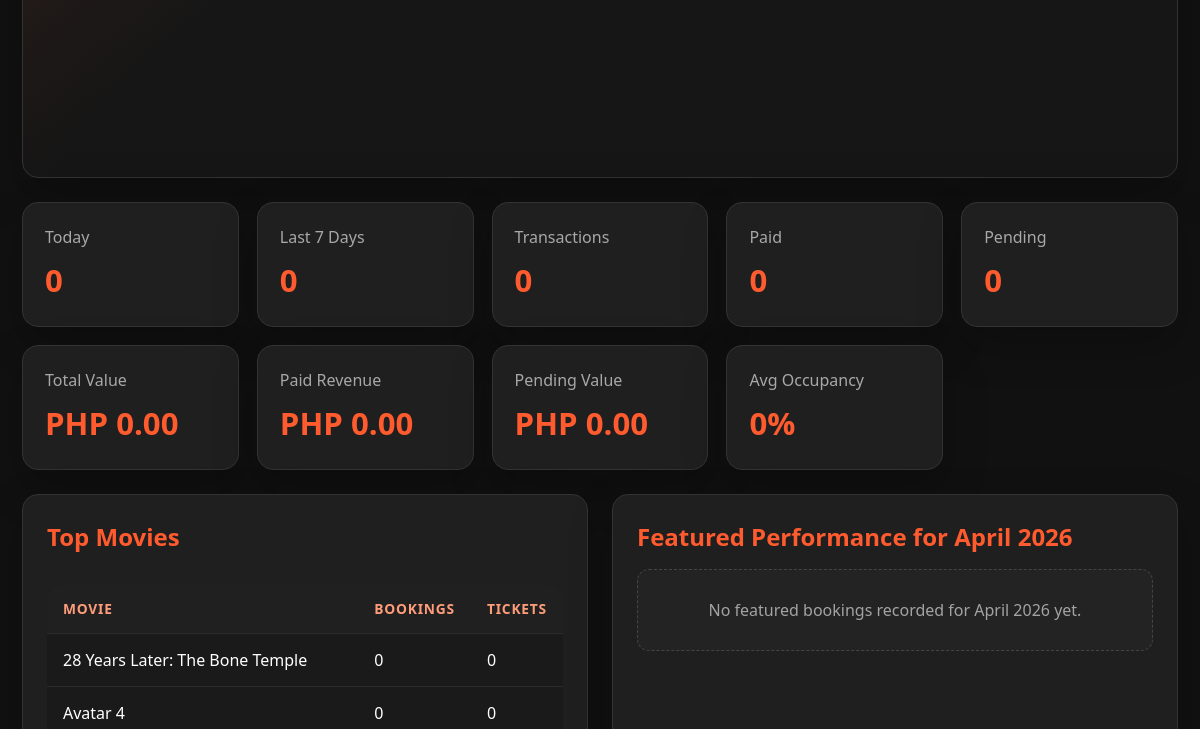
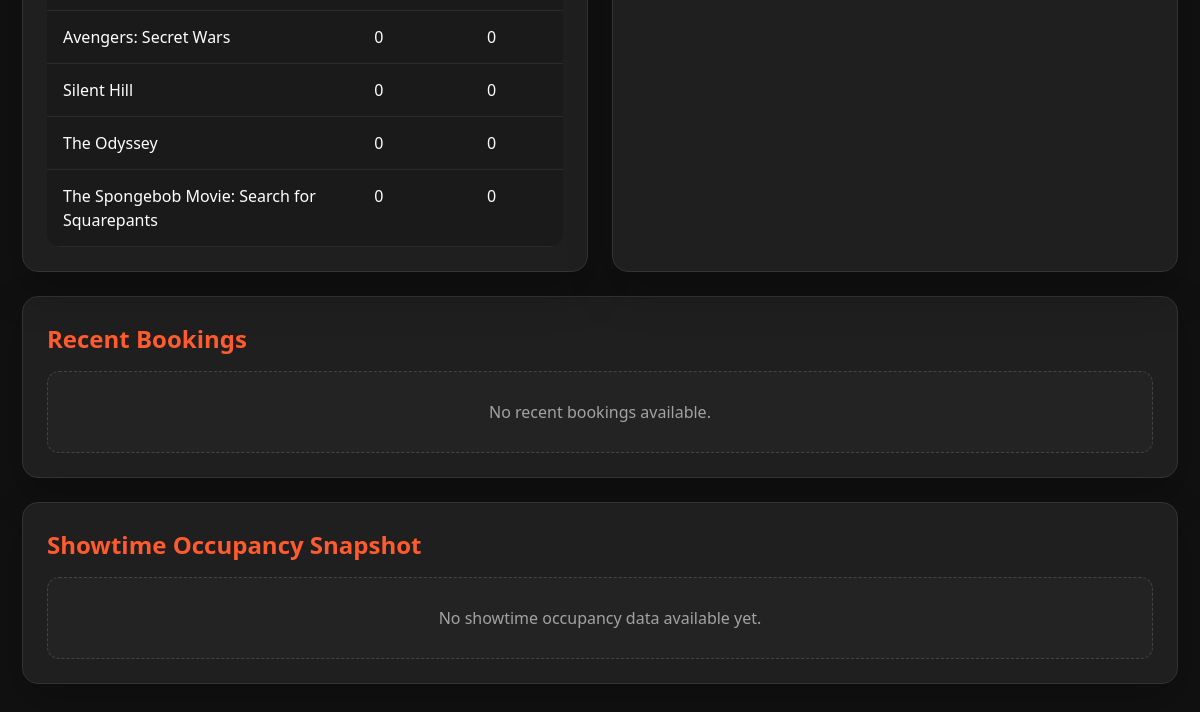
The page /admin/reports (signed in, lower part) on the database as committed earlier (2 pictures, top to bottom).
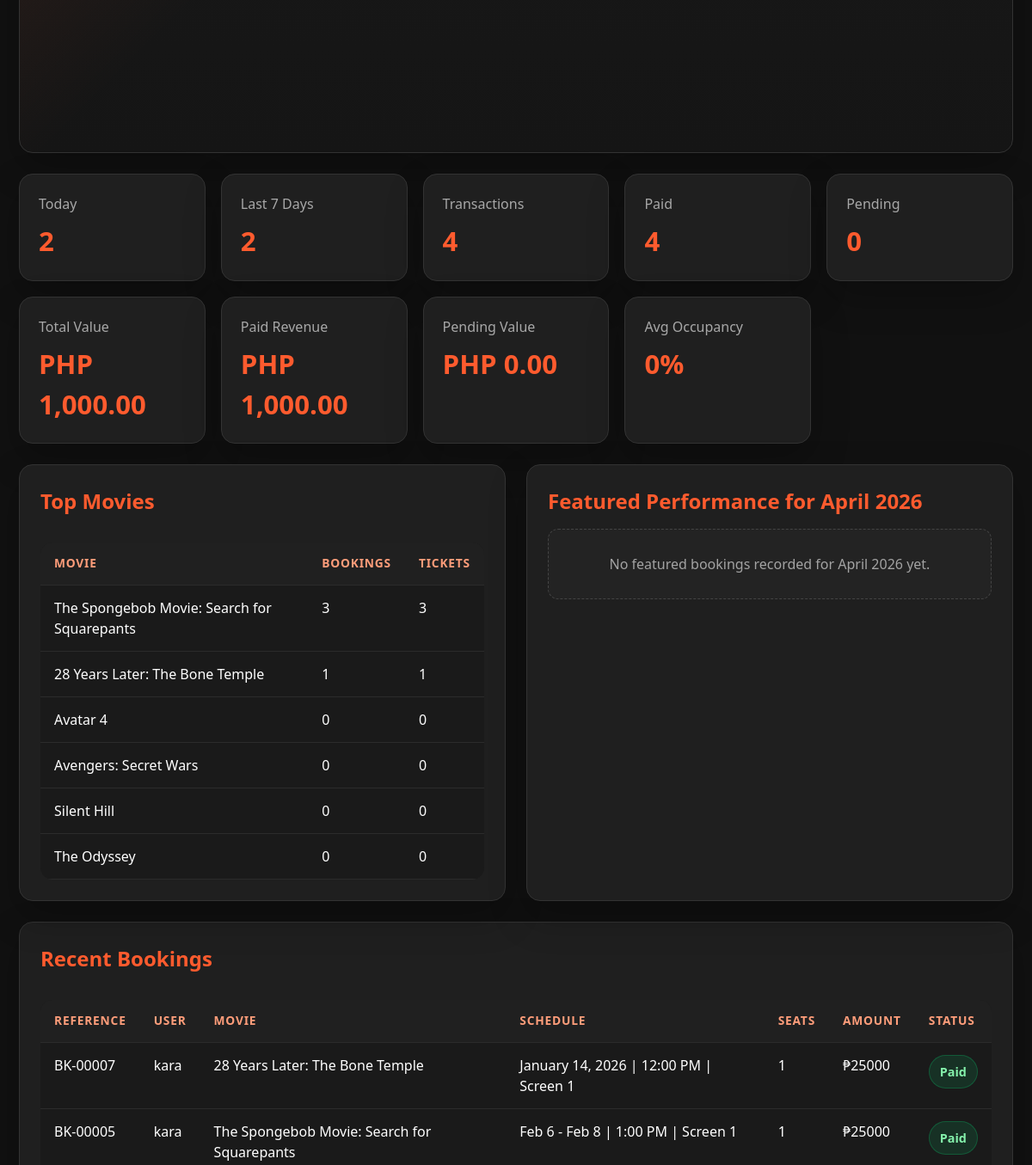
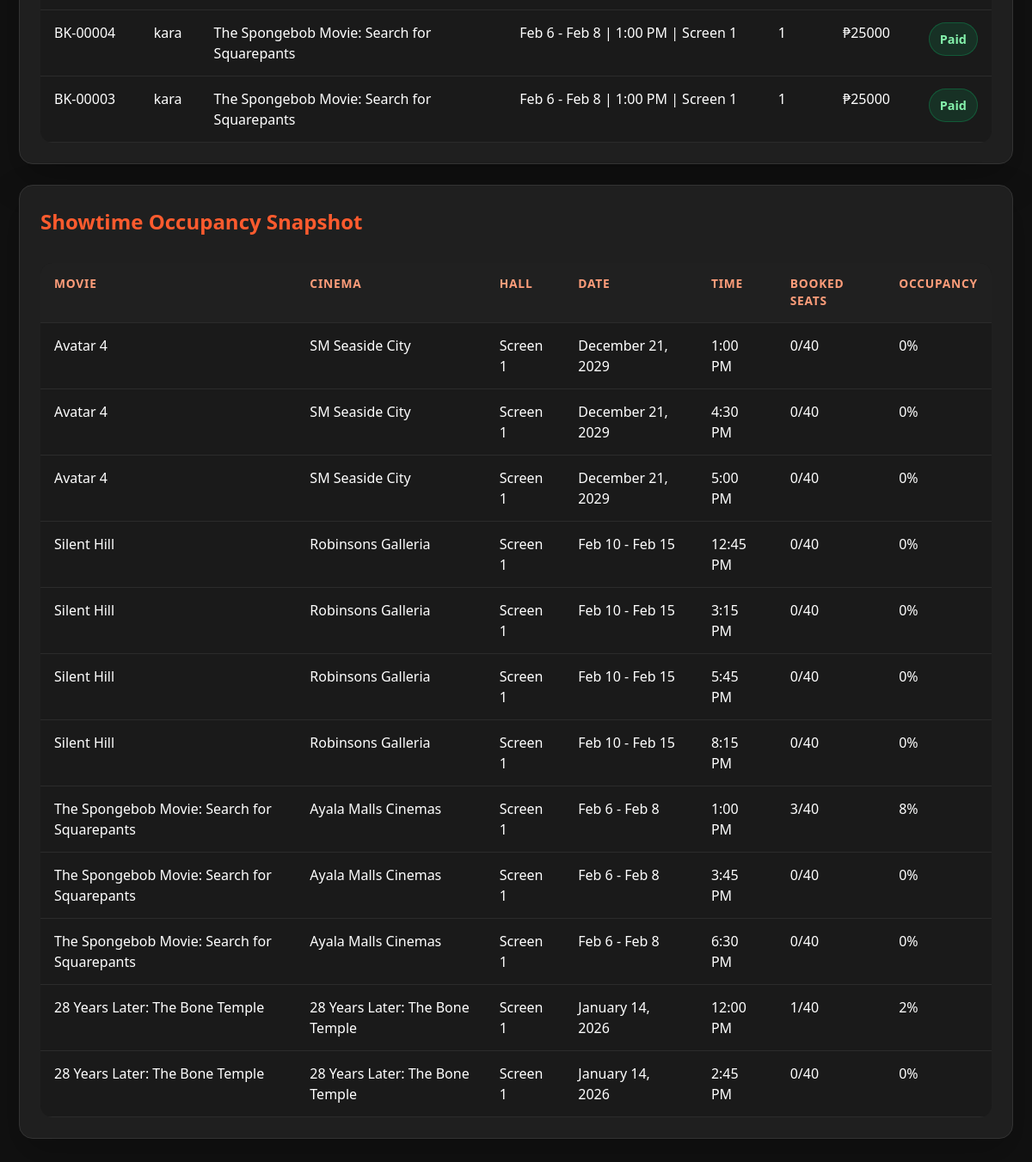
The same page on the database as committed later (2 pictures, top to bottom).
### tables this page shows
CREATE TABLE movies (
            id INTEGER PRIMARY KEY AUTOINCREMENT,
            title TEXT NOT NULL,
            image TEXT NOT NULL,
            status TEXT NOT NULL,
            genre TEXT NOT NULL, 
            trailer_link TEXT NOT NULL,
            description TEXT,
            cinema_name TEXT,
            showtimes TEXT,
            show_date TEXT
        , actors TEXT, directors TEXT, is_featured INTEGER DEFAULT 0, featured_month TEXT, created_at TEXT, updated_at TEXT, hall_name TEXT DEFAULT 'Screen 1', runtime_minutes INTEGER DEFAULT 120);

CREATE TABLE bookings (
            id INTEGER PRIMARY KEY AUTOINCREMENT,
            booking_reference TEXT,
            user_id INTEGER NOT NULL,
            movie_id INTEGER NOT NULL,
            showtime_id INTEGER NOT NULL,
            ticket_quantity INTEGER NOT NULL,
            seats TEXT NOT NULL,
            payment_status TEXT NOT NULL DEFAULT 'Pending',
            created_at TEXT NOT NULL,
            updated_at TEXT NOT NULL, payment_provider TEXT, payment_amount INTEGER, checkout_session_id TEXT, checkout_url TEXT, checkout_status TEXT, payment_reference TEXT, payment_paid_at TEXT, qr_code TEXT, is_ticket_used INTEGER DEFAULT 0, ticket_used_at TEXT, ticket_used_by_ip TEXT,
            FOREIGN KEY (user_id) REFERENCES users (id) ON DELETE CASCADE,
            FOREIGN KEY (movie_id) REFERENCES movies (id) ON DELETE CASCADE,
            FOREIGN KEY (showtime_id) REFERENCES showtimes (id) ON DELETE CASCADE
        );

CREATE TABLE users (
            id INTEGER PRIMARY KEY AUTOINCREMENT, 
            name TEXT, 
            email TEXT UNIQUE, 
            password TEXT, 
            role TEXT DEFAULT "user"
        );

CREATE TABLE showtimes (
            id INTEGER PRIMARY KEY AUTOINCREMENT,
            movie_id INTEGER NOT NULL,
            schedule_date TEXT NOT NULL,
            schedule_time TEXT NOT NULL,
            created_at TEXT NOT NULL, hall_name TEXT DEFAULT 'Screen 1',
            FOREIGN KEY (movie_id) REFERENCES movies (id) ON DELETE CASCADE
        );

### app.py (the view)
@app.route("/admin/reports")
def admin_reports():
    if session.get("role") != "admin":
        return redirect(url_for("signin_page"))
    conn = get_db_connection()
    report_data = get_report_data(conn)
    conn.close()
    return render_template(
        "admin_reports.html",
        name=session.get("user_name"),
        report_data=report_data,
    )

### app.py (called while the page is built)
def get_db_connection():
    conn = sqlite3.connect("users.db")
    conn.row_factory = sqlite3.Row
    conn.execute("PRAGMA foreign_keys = ON")
    return conn

def current_date_value():
    return datetime.now().strftime("%Y-%m-%d")

def current_month_value():
    return datetime.now().strftime("%Y-%m")

def format_month_label(month_value):
    if not month_value:
        return "This Month"
    try:
        return datetime.strptime(month_value, "%Y-%m").strftime("%B %Y")
    except ValueError:
        return month_value

def format_display_date(date_value):
    if not date_value:
        return "To Be Announced"
    try:
        return datetime.strptime(date_value, "%Y-%m-%d").strftime("%b %d, %Y")
    except ValueError:
        return date_value

def parse_time_value(time_value):
    cleaned_value = " ".join((time_value or "").strip().upper().replace(".", "").split())
    if not cleaned_value:
        raise ValueError("Time value is empty.")
    for time_format in ("%H:%M", "%I:%M %p", "%I %p", "%I:%M%p"):
        try:
            return datetime.strptime(cleaned_value, time_format)
        except ValueError:
            continue
    raise ValueError(f"Invalid time value: {time_value}")

### templates/admin_reports.html (shortened to what the changed rows need)
<!DOCTYPE html>
<html lang="en">
  <head>
    <link rel="stylesheet" href="{{ url_for('static', filename='style.css') }}" />
  </head>
  <body>
    <main class="page">
      <section class="summary-grid">
        <div class="summary-card section-card">
          <span style="color: #a8a8a8">Today</span>
          <strong>{{ report_data.summary.daily_bookings }}</strong>
        </div>
        <div class="summary-card section-card">
          <span style="color: #a8a8a8">Last 7 Days</span>
          <strong>{{ report_data.summary.weekly_bookings }}</strong>
        </div>
        <div class="summary-card section-card">
          <span style="color: #a8a8a8">Transactions</span>
          <strong>{{ report_data.summary.total_transactions }}</strong>
        </div>
        <div class="summary-card section-card">
          <span style="color: #a8a8a8">Paid</span>
          <strong>{{ report_data.summary.paid_bookings }}</strong>
        </div>
        <div class="summary-card section-card">
          <span style="color: #a8a8a8">Total Value</span>
          <strong>{{ format_php_amount(report_data.summary.total_transaction_value) }}</strong>
        </div>
        <div class="summary-card section-card">
          <span style="color: #a8a8a8">Paid Revenue</span>
          <strong>{{ format_php_amount(report_data.summary.paid_transaction_value) }}</strong>
        </div>
      </section>
      <section class="report-grid">
        <div class="panel section-card">
          <h2>Top Movies</h2>
          {% if report_data.top_movies %}
          <table class="modern-table">
            <thead>
              <tr>
                <th>Movie</th>
                <th>Bookings</th>
                <th>Tickets</th>
              </tr>
            </thead>
            <tbody>
              {% for movie in report_data.top_movies %}
              <tr>
                <td>{{ movie.title }}</td>
                <td>{{ movie.booking_count }}</td>
                <td>{{ movie.tickets_sold }}</td>
              </tr>
              {% endfor %}
            </tbody>
          </table>
          {% else %}
          <div class="empty-state">No booking data available yet.</div>
          {% endif %}
        </div>
        <div class="panel section-card">
          <h2>Featured Performance for {{ current_month_label }}</h2>
        </div>
      </section>
      <section class="panel section-card" style="margin-bottom: 24px">
        <h2>Recent Bookings</h2>
        {% if report_data.recent_bookings %}
        <table class="modern-table">
          <thead>
            <tr>
              <th>Reference</th>
              <th>User</th>
              <th>Movie</th>
              <th>Schedule</th>
              <th>Seats</th>
              <th>Amount</th>
              <th>Status</th>
            </tr>
          </thead>
          <tbody>
            {% for booking in report_data.recent_bookings %}
            {% set status_class = 'status-paid' if booking.payment_status == 'Paid' else 'status-pending' if booking.payment_status == 'Pending' else 'status-refunded' if booking.payment_status == 'Refunded' else 'status-cancelled' %}
            <tr>
              <td>{{ booking.booking_reference }}</td>
              <td>{{ booking.user_name }}</td>
              <td>{{ booking.title }}</td>
              <td>{{ booking.schedule_date }} | {{ booking.schedule_time }} | {{ booking.hall_name }}</td>
              <td>{{ booking.ticket_quantity }}</td>
              <td>₱{{ booking.payment_amount }}</td>
              <td>
                <span class="status-pill {{ status_class }}">{{ booking.payment_status }}</span>
              </td>
            </tr>
            {% endfor %}
          </tbody>
        </table>
        {% else %}
        <div class="empty-state">No recent bookings available.</div>
        {% endif %}
      </section>
      <section class="panel section-card">
        <h2>Showtime Occupancy Snapshot</h2>
        {% if report_data.occupancy_rows %}
        <table class="modern-table">
          <thead>
            <tr>
              <th>Movie</th>
              <th>Cinema</th>
              <th>Hall</th>
              <th>Date</th>
              <th>Time</th>
              <th>Booked Seats</th>
              <th>Occupancy</th>
            </tr>
          </thead>
          <tbody>
            {% for row in report_data.occupancy_rows %}
            <tr>
              <td>{{ row.title }}</td>
              <td>{{ row.cinema_name }}</td>
              <td>{{ row.hall_name }}</td>
              <td>{{ row.display_date }}</td>
              <td>{{ row.display_time }}</td>
              <td>{{ row.seats_booked }}/40</td>
              <td>{{ row.occupancy_percent }}%</td>
            </tr>
            {% endfor %}
          </tbody>
        </table>
        {% else %}
        <div class="empty-state">No showtime occupancy data available yet.</div>
        {% endif %}
      </section>
    </main>
  </body>
</html>

Rows that differ between the two databases and show on the page:
changed movies "The Spongebob Movie: Search for Squarepants": booking_count "0" → "3"; tickets_sold "0" → "3"; moves up the list
changed movies "28 Years Later: The Bone Temple": booking_count "0" → "1"; tickets_sold "0" → "1"
added bookings: booking_reference "BK-00007", user_name "kara", title "28 Years Later: The Bone Temple", schedule_date "January 14, 2026", schedule_time "12:00 PM", hall_name "Screen 1", ticket_quantity "1", payment_amount "25000", payment_status "Paid"
added bookings: booking_reference "BK-00005", user_name "kara", title "The Spongebob Movie: Search for Squarepants", schedule_date "Feb 6 - Feb 8", schedule_time "1:00 PM", hall_name "Screen 1", ticket_quantity "1", payment_amount "25000", payment_status "Paid"
added bookings: booking_reference "BK-00004", user_name "kara", title "The Spongebob Movie: Search for Squarepants", schedule_date "Feb 6 - Feb 8", schedule_time "1:00 PM", hall_name "Screen 1", ticket_quantity "1", payment_amount "25000", payment_status "Paid"
added bookings: booking_reference "BK-00003", user_name "kara", title "The Spongebob Movie: Search for Squarepants", schedule_date "Feb 6 - Feb 8", schedule_time "1:00 PM", hall_name "Screen 1", ticket_quantity "1", payment_amount "25000", payment_status "Paid"
added showtimes: title "Avatar 4", cinema_name "SM Seaside City", hall_name "Screen 1", display_date "December 21, 2029", display_time "1:00 PM", seats_booked "0", occupancy_percent "0"
added showtimes: title "Avatar 4", cinema_name "SM Seaside City", hall_name "Screen 1", display_date "December 21, 2029", display_time "4:30 PM", seats_booked "0", occupancy_percent "0"
added showtimes: title "Avatar 4", cinema_name "SM Seaside City", hall_name "Screen 1", display_date "December 21, 2029", display_time "5:00 PM", seats_booked "0", occupancy_percent "0"
added showtimes: title "Silent Hill", cinema_name "Robinsons Galleria", hall_name "Screen 1", display_date "Feb 10 - Feb 15", display_time "12:45 PM", seats_booked "0", occupancy_percent "0"
added showtimes: title "Silent Hill", cinema_name "Robinsons Galleria", hall_name "Screen 1", display_date "Feb 10 - Feb 15", display_time "3:15 PM", seats_booked "0", occupancy_percent "0"
added showtimes: title "Silent Hill", cinema_name "Robinsons Galleria", hall_name "Screen 1", display_date "Feb 10 - Feb 15", display_time "5:45 PM", seats_booked "0", occupancy_percent "0"
added showtimes: title "Silent Hill", cinema_name "Robinsons Galleria", hall_name "Screen 1", display_date "Feb 10 - Feb 15", display_time "8:15 PM", seats_booked "0", occupancy_percent "0"
added showtimes: title "The Spongebob Movie: Search for Squarepants", cinema_name "Ayala Malls Cinemas", hall_name "Screen 1", display_date "Feb 6 - Feb 8", display_time "1:00 PM", seats_booked "3", occupancy_percent "8"
added showtimes: title "The Spongebob Movie: Search for Squarepants", cinema_name "Ayala Malls Cinemas", hall_name "Screen 1", display_date "Feb 6 - Feb 8", display_time "3:45 PM", seats_booked "0", occupancy_percent "0"
added showtimes: title "The Spongebob Movie: Search for Squarepants", cinema_name "Ayala Malls Cinemas", hall_name "Screen 1", display_date "Feb 6 - Feb 8", display_time "6:30 PM", seats_booked "0", occupancy_percent "0"
added showtimes: title "28 Years Later: The Bone Temple", cinema_name "28 Years Later: The Bone Temple", hall_name "Screen 1", display_date "January 14, 2026", display_time "12:00 PM", seats_booked "1", occupancy_percent "2"
added showtimes: title "28 Years Later: The Bone Temple", cinema_name "28 Years Later: The Bone Temple", hall_name "Screen 1", display_date "January 14, 2026", display_time "2:45 PM", seats_booked "0", occupancy_percent "0"
Other text that changed with them:
{{ report_data.summary.daily_bookings }}: "0" → "2"
{{ report_data.summary.weekly_bookings }}: "0" → "2"
{{ report_data.summary.total_transactions }}: "0" → "4"
{{ report_data.summary.paid_bookings }}: "0" → "4"
text no longer shown: "PHP 0.00 PHP 0.00 No recent bookings available. No showtime occupancy data available yet."
text now shown: "PHP 1,000.00 PHP 1,000.00 REFERENCE USER MOVIE SCHEDULE SEATS AMOUNT STATUS MOVIE CINEMA HALL DATE TIME BOOKED SEATS OCCUPANCY"
